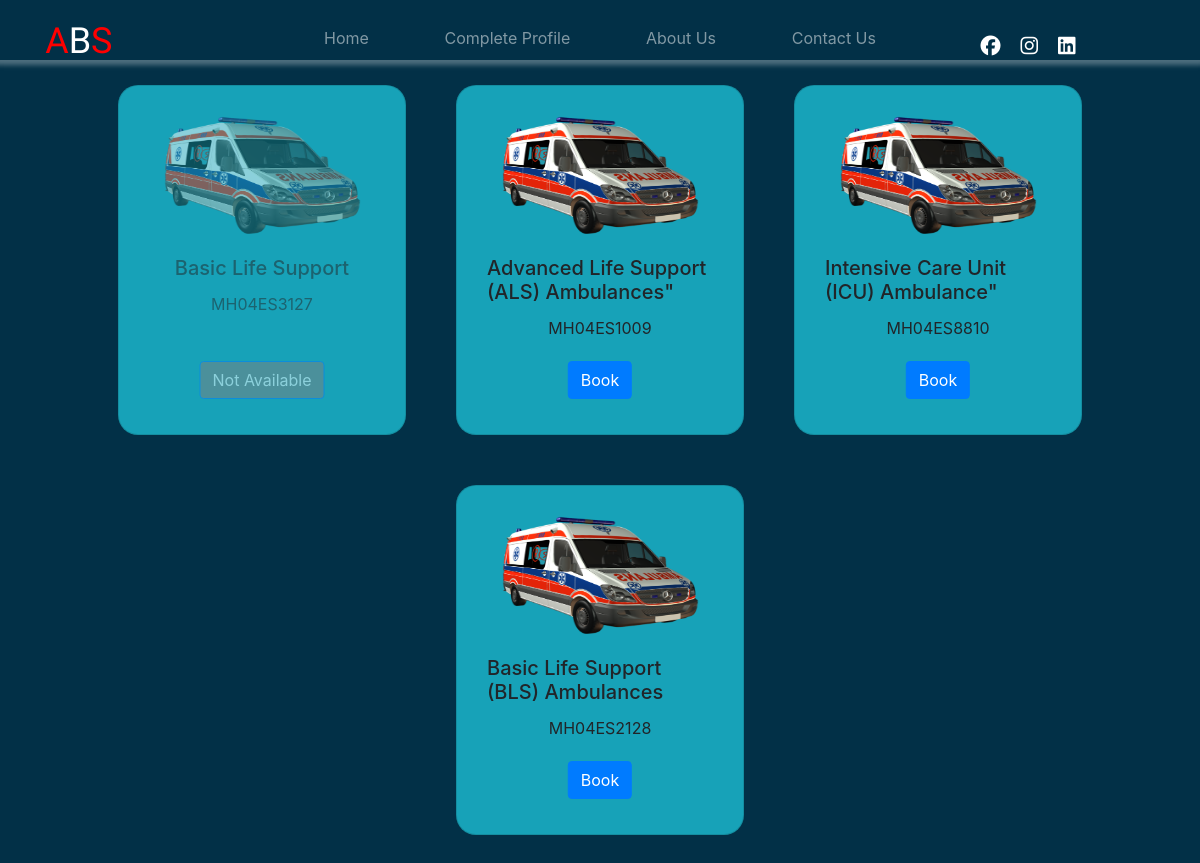
The app's page /ambulanceCard, older data.
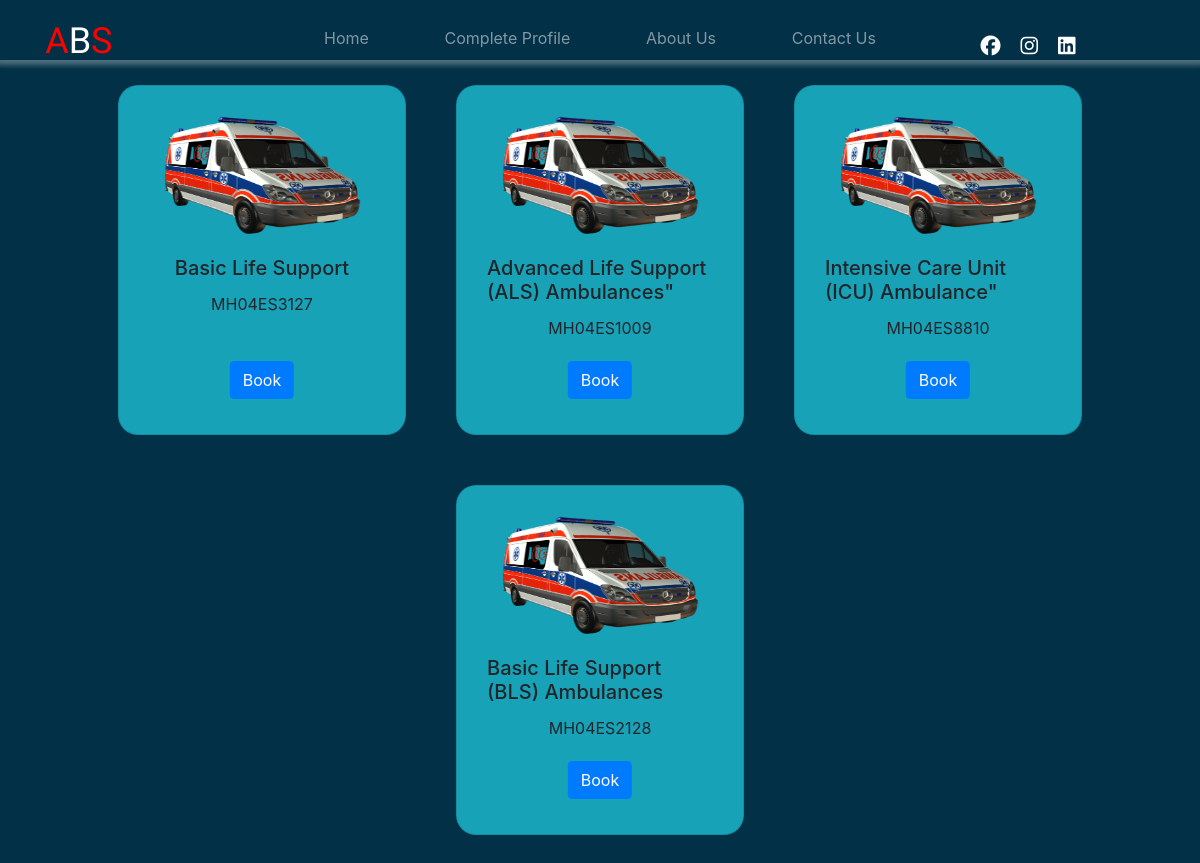
The same page, newer data.
### ABS/models.py (models this page shows)
class Ambulance(models.Model):
    ambulance_id = models.IntegerField(primary_key=True)
    ambulance_name = models.CharField(max_length=50)
    ambulance_plate = models.CharField(max_length=15)
    doctor = models.CharField(max_length=50)
    cleaner = models.CharField(max_length=50)
    driver = models.CharField(max_length=50)
    isActive = models.BooleanField(default=False)
    class Meta:
        db_table = 'Ambulance'

### ABS/views.py (the view)
# urls.py: path('ambulanceCard',v.AmbulanceCard),
def AmbulanceCard(request):
    uid = request.session.get('uid')
    amb = Ambulance.objects.all()
    context={'amb':amb}
    return render(request,'ambCard.html',context)

### ABS/templates/ambCard.html
{%extends 'userNavbar.html'%}
{%load static%}
{%block body%}
<link rel="stylesheet" href="{%static 'css/ambCard.css'%}">
<link rel="stylesheet" href="{%static 'css/bmin.css'%}">
<div class="ambulance-card">
    {%for i in amb%}
    <div class="card bg-info" style="width: 18rem;margin: 25px;padding: 30px 10px 30px 10px;height: 350px;">
        {% if i.isActive == 0 %}
        <img class="card-img-top" src="{% static 'image/hero.png'%}" alt="Card image cap" width="180px" height="120px">
        <div class="card-body">
          <h5 class="card-title">{{i.ambulance_name}}</h5>
          <p class="card-text" style="text-align: center;">{{i.ambulance_plate}}</p>
          <a href="book/{{i.ambulance_id}}" class="btn btn-primary" style="text-align: center;">Book</a>
        </div>
        {% else %}
        <img class="card-img-top" src="{% static 'image/hero.png'%}" alt="Card image cap" width="180px" height="120px" style="opacity: 0.5 !important;">
        <div class="card-body" style="opacity: 0.5 !important;">
          <h5 class="card-title">{{i.ambulance_name}}</h5>
          <p class="card-text" style="text-align: center;">{{i.ambulance_plate}}</p>
          <a href="book/{{i.ambulance_id}}" class="btn btn-primary" style="text-align: center;pointer-events: none;background-color: gray;">Not Available</a>
        </div>
        {% endif %}
      </div>
      {%endfor%}
</div>
{%endblock%}

### ABS/templates/userNavbar.html (shortened to what this page needs)
{%load static%}
<link rel="stylesheet" href="{%static 'css/home.css'%}" />
<link rel="stylesheet" href="{%static 'css/userNavbar.css'%}" />
<link rel="stylesheet" href="https://cdnjs.cloudflare.com/ajax/libs/font-awesome/6.5.1/css/all.min.css"
 />
<link rel="stylesheet" href="https://cdnjs.cloudflare.com/ajax/libs/font-awesome/6.5.1/css/all.min.css"
 />
<div class="navbar">
  <div class="logo">
    <p class="logoTxt" style="margin-bottom: 1rem !important;">A<span>B</span>S</p>
  </div>
  <ul class="menu">
    <li class="menu-items"><a class="nav-link" href="userHome">Home <span class="sr-only">(current)</span></a></li>
    <li class="menu-items"><a class="nav-link" href="addExtraUserDet">Complete Profile</a></li>
    <li class="menu-items"><a class="nav-link" href="#">About Us</a></li>
    <li class="menu-items"><a class="nav-link" href="#">Contact Us</a></li>
  </ul>
  <div class="social-media">
    <i class="fa-brands fa-facebook"></i>
    <i class="fa-brands fa-instagram"></i>
    <i class="fa-brands fa-linkedin"></i>
  </div>
</div>
<div class="main">
  {% block body %}
  {% endblock %}
</div>

### ABS/static/css/home.css (style rules this page uses)
* { margin: 0; padding: 0; box-sizing: border-box; scrollbar-width: none; }
.navbar { position: fixed; top: 0; display: flex; flex-direction: row; justify-content: space-between; align-items: center; width: 100%; height: 60px; box-shadow: 0px 0px 5px 5px rgba(255,255, 255, 0.3); overflow: hidden; z-index: 10; background-color: #023047; }
.logo { display: flex; flex-direction: column; justify-content: center; width: 25%; }
.logo .logoTxt { font-family: "Nosifer", sans-serif; font-weight: 400; font-style: normal; font-size: 36px; margin: 2% 0 0 10%; color: red; }
.logoTxt span { color: rgb(255, 255, 255); }
.menu { display: flex; width: 50%; justify-content: space-between; list-style-type: none; }
.menu .menu-items a { text-decoration: none; color: white; opacity: 0.5; cursor: pointer; }
.social-media { display: flex; justify-content: center; width: 25%; }
.social-media i { margin-right: 20px; font-size: 20px; color: white; }
.btn { position: absolute; bottom: 20%; left: 50%; transform: translateX(-50%); }

### ABS/static/css/userNavbar.css (style rules this page uses)
.navbar { width: 100%; }

### ABS/static/css/ambCard.css (style rules this page uses)
.ambulance-card { width: 100%; height: 100vh; display: flex; justify-content: center; align-items: center; flex-wrap: wrap; }
.card { border: 1px solid black; display: flex; justify-content: center; align-items: center; flex-direction: column; border-radius: 20px !important; }
.card img { width: 80%; }
.card .btn { bottom: 10% !important; }

Row changes from the older to the newer data that the page shows:
changed Ambulance "Basic Life Support": isActive: picture added; isActive: picture removed; isActive "Not Available" → "Book"
